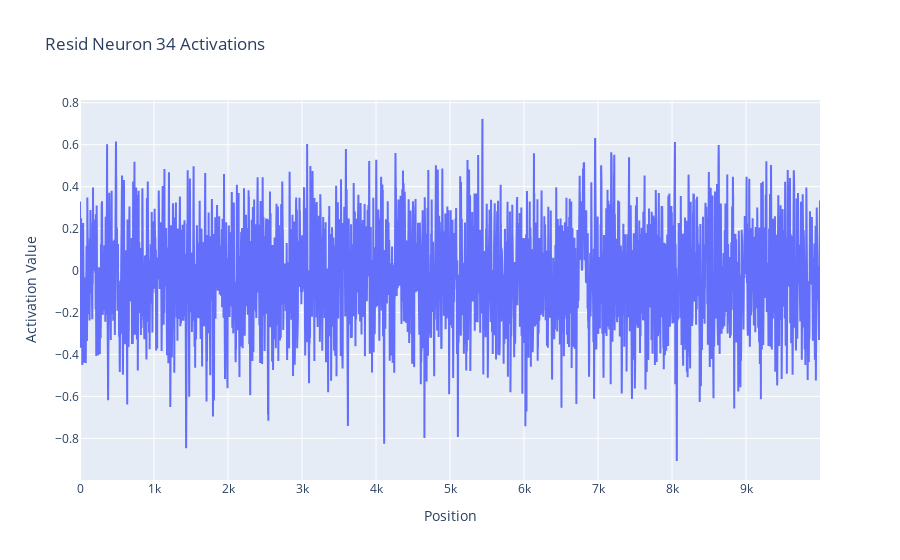
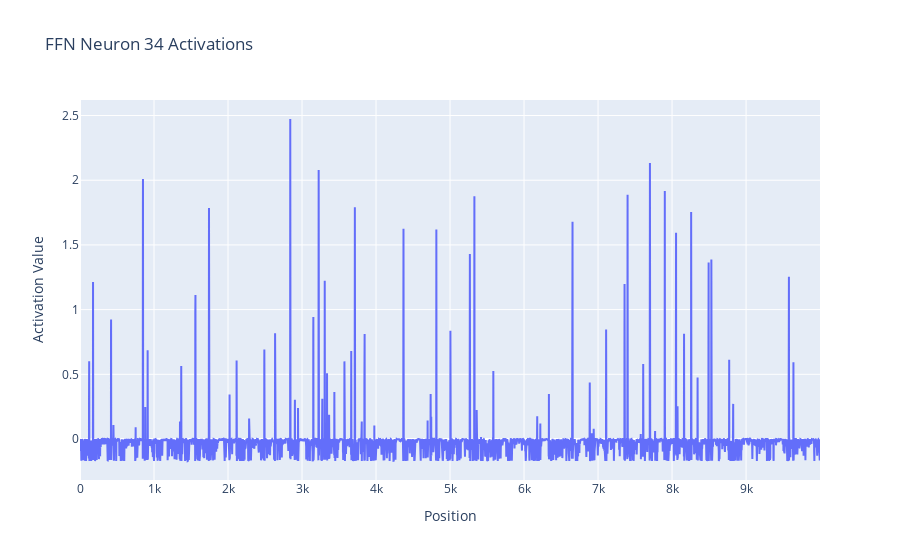
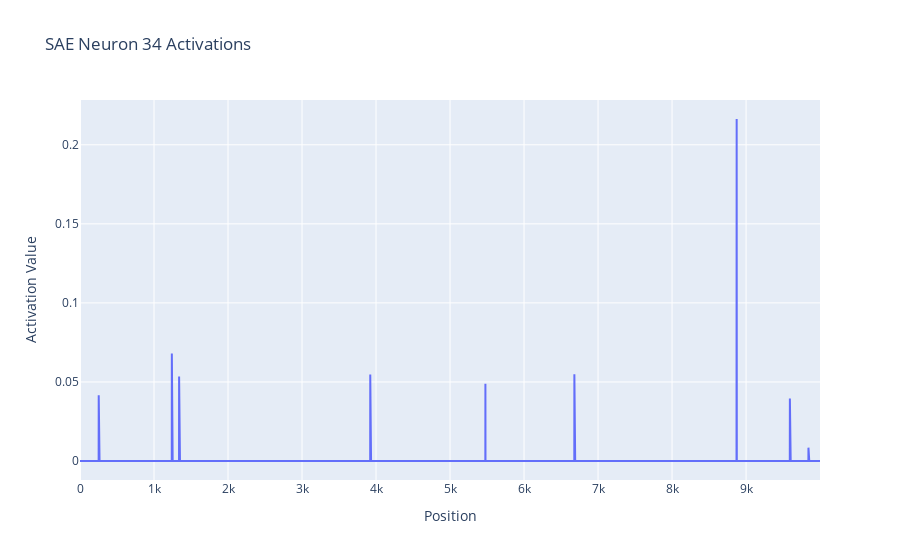

The cell these charts' notebook holds for them, in order:
### Code cell
def line_plot(tensor, title=None):
    cpu_tensor = tensor.detach().cpu().numpy()
    fig = go.Figure(data=go.Scatter(
        y=cpu_tensor,
        mode='lines',
        hovertemplate='Index: %{x}<br>Value: %{y:.4f}<extra></extra>'
    ))
    
    fig.update_layout(
        title=title,
        xaxis_title="Position",
        yaxis_title="Activation Value",
        showlegend=False,
        hovermode='x'
    )
    
    fig.show()

# Plotting the activations of a feature on the time scale. Notice that the SAE and FFN activations are sparse and have a peaks which are continuous.
# Zoom in around the peaks

index = 34
line_plot(resid_acts[:10000,index], title=f"Resid Neuron {index} Activations")
line_plot(ffn_acts[:10000,index], title=f"FFN Neuron {index} Activations")
line_plot(sae_acts[:10000,index], title=f"SAE Neuron {index} Activations")

### Figure 1 — Plotly figure (JSON) as saved in the notebook; plotly's stock layout.template omitted (floating-point values rounded to 4 significant figures; data arrays with more than 128 entries replaced by an {"elided": "..."} marker saying what was removed)
{"data": [{"hovertemplate": "Index: %{x}<br>Value: %{y:.4f}<extra></extra>", "mode": "lines", "type": "scatter", "y": {"elided": "10000 float values"}}], "layout": {"hovermode": "x", "showlegend": false, "title": {"text": "Resid Neuron 34 Activations"}, "xaxis": {"title": {"text": "Position"}}, "yaxis": {"title": {"text": "Activation Value"}}}}

### Figure 2 — Plotly figure (JSON) as saved in the notebook; plotly's stock layout.template omitted (floating-point values rounded to 4 significant figures; data arrays with more than 128 entries replaced by an {"elided": "..."} marker saying what was removed)
{"data": [{"hovertemplate": "Index: %{x}<br>Value: %{y:.4f}<extra></extra>", "mode": "lines", "type": "scatter", "y": {"elided": "10000 float values"}}], "layout": {"hovermode": "x", "showlegend": false, "title": {"text": "FFN Neuron 34 Activations"}, "xaxis": {"title": {"text": "Position"}}, "yaxis": {"title": {"text": "Activation Value"}}}}

### Figure 3 — Plotly figure (JSON) as saved in the notebook; plotly's stock layout.template omitted (floating-point values rounded to 4 significant figures; data arrays with more than 128 entries replaced by an {"elided": "..."} marker saying what was removed)
{"data": [{"hovertemplate": "Index: %{x}<br>Value: %{y:.4f}<extra></extra>", "mode": "lines", "type": "scatter", "y": {"elided": "10000 float values"}}], "layout": {"hovermode": "x", "showlegend": false, "title": {"text": "SAE Neuron 34 Activations"}, "xaxis": {"title": {"text": "Position"}}, "yaxis": {"title": {"text": "Activation Value"}}}}
